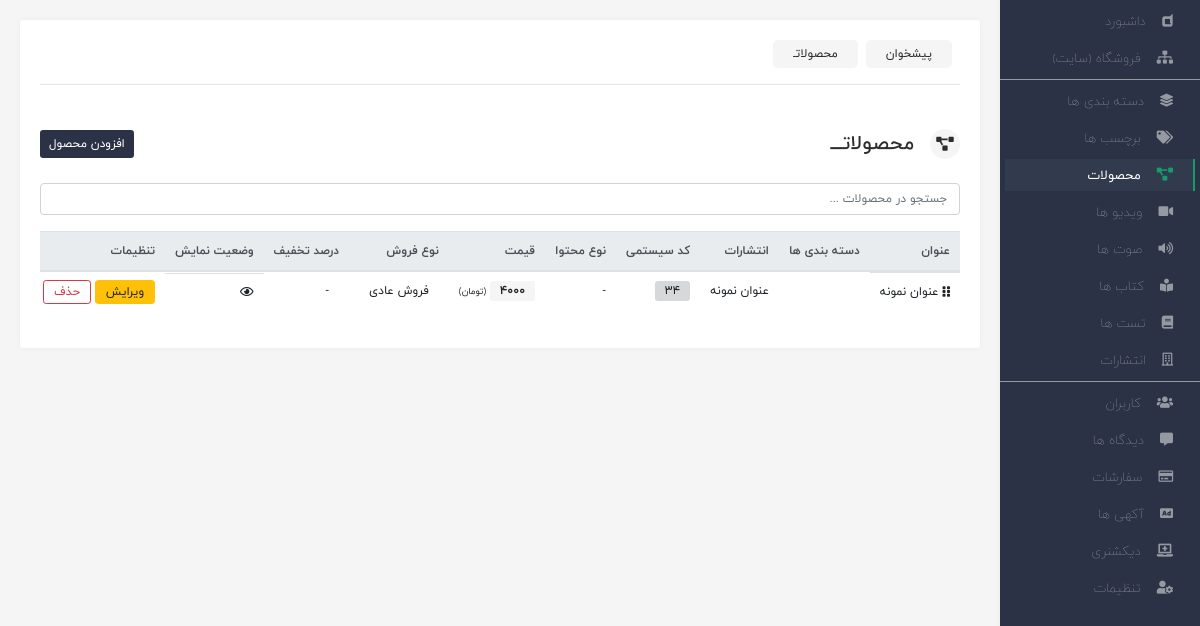
Screenshot of /panel/products with the database file from the repository.
### website/models.py (models this page shows, shortened)
class BaseModel(models.Model):
    created_date = models.DateTimeField(auto_now_add=True)
    modified_date = models.DateTimeField(auto_now=True)
    class Meta:
        abstract = True

class Product(BaseModel):
    product_name = models.TextField()
    description = models.TextField()
    price = models.IntegerField()
    publisher = models.ForeignKey(Publisher,on_delete=models.CASCADE)
    discount_percent = models.IntegerField(null=True,blank=True)
    discount_time = models.DateTimeField(null=True,blank=True)
    refrence = models.TextField()
    system_code = models.TextField()
    is_active = models.BooleanField()
    sell_type = models.IntegerField()

class Publisher(BaseModel):
    title = models.TextField()
    description = models.TextField()
    backgrount_image = models.ImageField(null=True,blank=True,upload_to="uploads/images/background")
    profile_image = models.ImageField(null=True,blank=True,upload_to="uploads/images/profile")
    link = models.TextField()

### website/views.py (the view)
# urls.py: path('panel/products',views.products,name="product"),
@require_http_methods(["POST","GET"])
def products(request):
    products = models.Product.objects.all()
    products_arr = []
    for product in products:
        video = product.videos.all().exists()
        sound = product.sounds.all().exists()
        quize = product.quizes.all().exists()
        book = product.books.all().exists()
        type_txt = ""
        if book:
            type_txt = "کتاب/"
        if quize:
            type_txt += "آزمون/"
        if sound:
            type_txt += "صوت/"
        if video:
            type_txt += "ویدئو/"
        if type_txt == "":
            type_txt = "-"
        categorys_arr = []
        category = product.category.all()
        for cat in category:
            j = {
                "CatName":cat.category.title
            }
            categorys_arr.append(j)
        p = {
            "id":product.id,
            "product_name": product.product_name,
            "system_code": product.system_code,
            "categorys":categorys_arr,
            "price": product.price,
            "sell_type":product.sell_type,
            "publisher": product.publisher.title,
            "is_active":product.is_active,
            "discount": product.discount_percent if product.discount_percent else 0,
            "type_txt":type_txt
        }
        products_arr.append(p)
    return render(request,"products/all.html",context={"products":products_arr})

### templates/products/all.html (shortened to what this page needs)
{% extends 'parent.html' %}
{% block way %}
            <a href="{% url 'dashboard' %}" class="item mr-2">پیشخوان</a>
            <a href="{% url 'product' %}" class="item mr-2">محصولاتـ</a>
{% endblock %}
{% block content %}
        <div class="topic-content mb-4">
            <div class="d-flex align-items-center ">
                <span style="width: 30px;height: 30px;background-color: var(--backgroung-color);border-radius: 50%" class="d-flex align-items-center justify-content-center ml-3">
                    <i class="fas fa-project-diagram ml-3"></i>
                </span>
                <h5>محصولاتـــ</h5>
            </div>
            <a href="{% url 'insert_product' %}" class="btn btn-sm submit-btn">افزودن محصول</a>
        </div>
        <input type="text" class="form-control mb-3" placeholder="جستجو در محصولات ...">
        <div class="table-responsive text-nowrap">
            <table class="table table-hover">
            <thead class="thead-light">
            <tr>
                <th scope="col">عنوان</th>
                <th scope="col">دسته بندی ها</th>
                <th scope="col">انتشارات</th>
                <th scope="col">کد سیستمی</th>
                <th scope="col">نوع محتوا</th>
                <th scope="col">قیمت</th>
                <th scope="col">نوع فروش</th>
                <th scope="col">درصد تخفیف</th>
                <th scope="col">وضعیت نمایش</th>
                <th scope="col">تنظیمات</th>
            </tr>
            </thead>
            <tbody>
            {% for product in products %}
                <tr>
                    <td class="d-flex align-items-center">
                        <i class="fas fa-grip-vertical ml-1"></i>
                        <span>{{ product.product_name }}</span>
                    </td>
                    <td class="font-weight-light">{% for category in product.categorys %} {{ category.CatName }} - {% endfor %}</td>
                    <td>{{ product.publisher}}</td>
                    <td>
                        <span class="alert-dark" style="padding: 2px 10px;border-radius: 3px">{{ product.system_code }}</span>
                    </td>
                    <td>{{ product.type_txt }}</td>
                    <td class="font-weight-bold">
                        <span style="background-color:#F5F5F5;padding: 2px 10px;border-radius:3px">{{ product.price }}</span>
                        <span class="font-weight-lighter" style="font-size: 9px">(تومان)</span>
                    </td>
                    <td>
                        {% if product.sell_type == 0 %}
                        <span style="padding: 2px 10px;border-radius: 3px">فروش عادی</span>
                        {% endif %}
                    </td>
                    <td>
                        {% if product.sell_type == 0 %}
                        <span  style="padding: 2px 10px;border-radius: 3px">-</span>
                        {% endif %}
                    </td>
                    <td class="d-flex align-items-center">
                    {% if product.is_active %}
                    <span><i class="far fa-eye font-weight-light"></i></span>
                     {% else %}
                        <span> <i class="far fa-eye-slash ml-2 text-danger font-weight-bold"></i></span>
                    {% endif %}
                    </td>
                    <td>
                        <a href="{% url 'update_product' product.id %}" class="btn btn-sm btn-warning">ویرایش</a>
                        <a href="{% url 'delete_product' product.id %}" class="btn btn-sm btn-outline-danger">حذف</a>
                    </td>
                </tr>
            {% endfor %}
            </tbody>
        </table>
        </div>
{% endblock %}

### static/css/admin/admin-main.css (style rules this page uses)
:root { --color-1: #149c6d; --color-2: #0a98af; --backgroung-color: #F5F5F5; --color-text: #2D2D2D; --color-dark: #2b3245; --color-dark-light: #323a4d; --color-info: #17a2b8; }
html { -webkit-text-size-adjust: 100%; -webkit-tap-highlight-color: transparent; height: 100vh; }
body { font-family: iranyekan !important; font-size: 14px !important; line-height: 2 !important; margin: 0 !important; color: var(--color-text) !important; background-color: var(--backgroung-color) !important; text-align: right !important; overflow: hidden; display: flex; }
a { text-decoration: none !important; }
.custom-breadcrumbs a.item { padding: 2px 20px; background-color: var(--backgroung-color); color: var(--color-text); border-radius: 5px; font-size: 12px; opacity: 1; transition: .3s; }
h1, h2, h3, h4, h5, h6 { margin: 0 !important; padding: 0 !important; }
.table th, .table td { font-size: 12px; padding: 7px 10px !important; }
.table th { font-weight: bold !important; }
table.table a { padding: 2px 10px !important; font-size: 12px !important; }
input, select { font-size: 12px !important; }
.submit-btn { font-size: 12px; color: #FFFFFF !important; background-color: var(--color-dark); }
.admin-content .content .topic-content { display: flex; align-items: center; justify-content: space-between; }
.admin-content .content .topic-content i { margin: 0 !important; }

### rows the page displays
Product: product_name "عنوان نمونه", system_code "34"
Publisher: publisher "عنوان نمونه"

### other values shown
{{ product.type_txt }} "-"
{{ product.price }} "4000"
